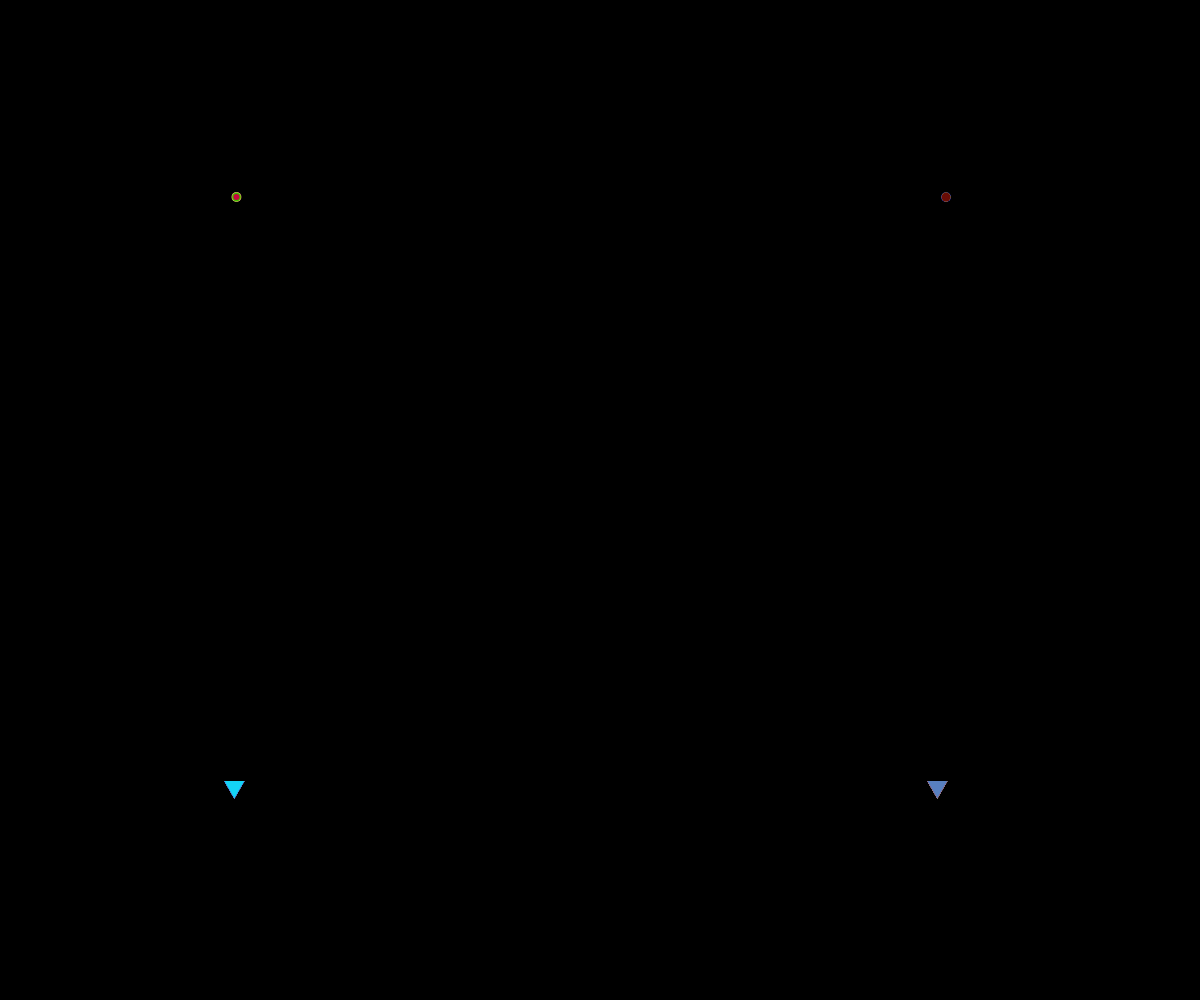
Frame 1 (no input)
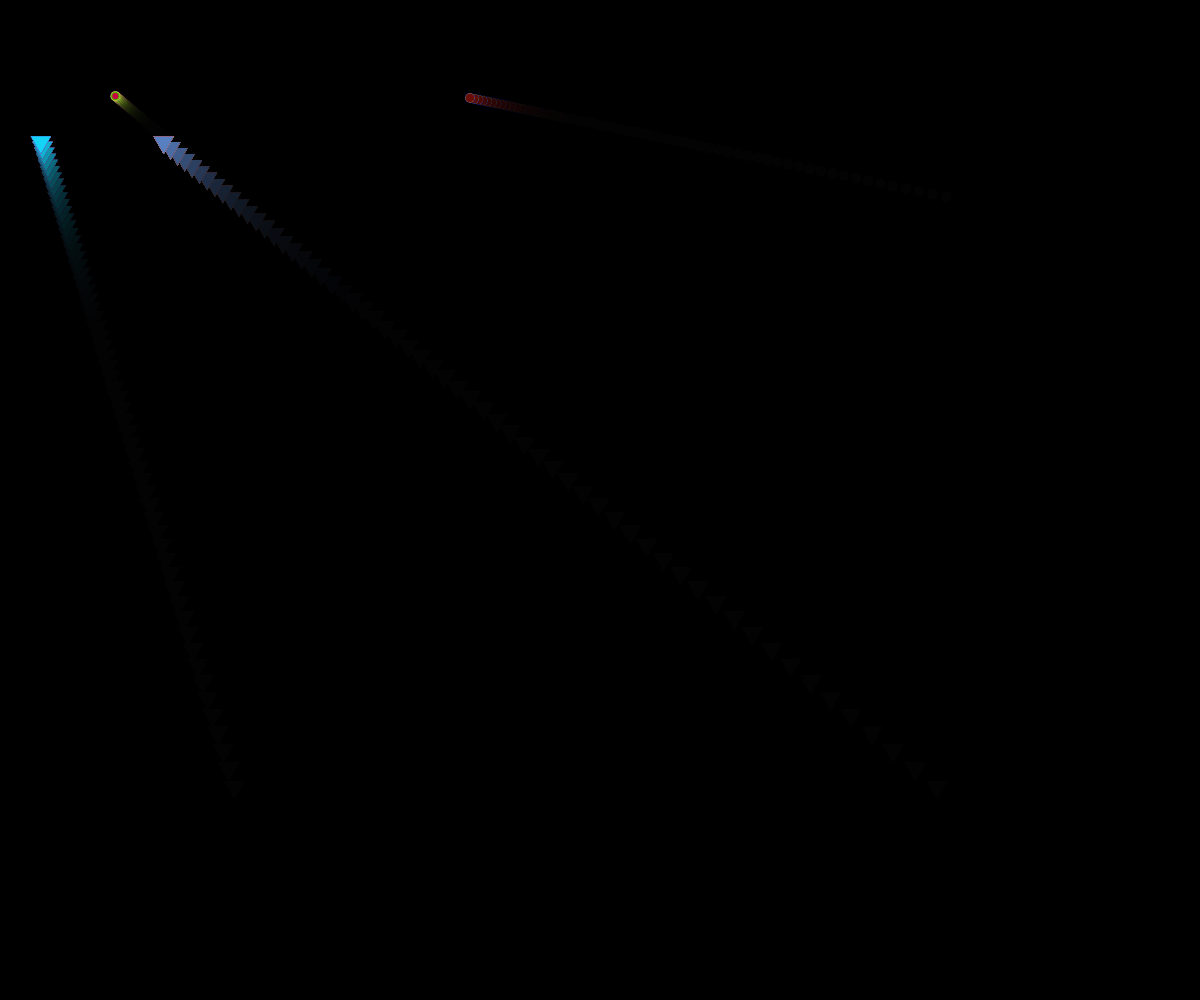
Frame 60 (no input)
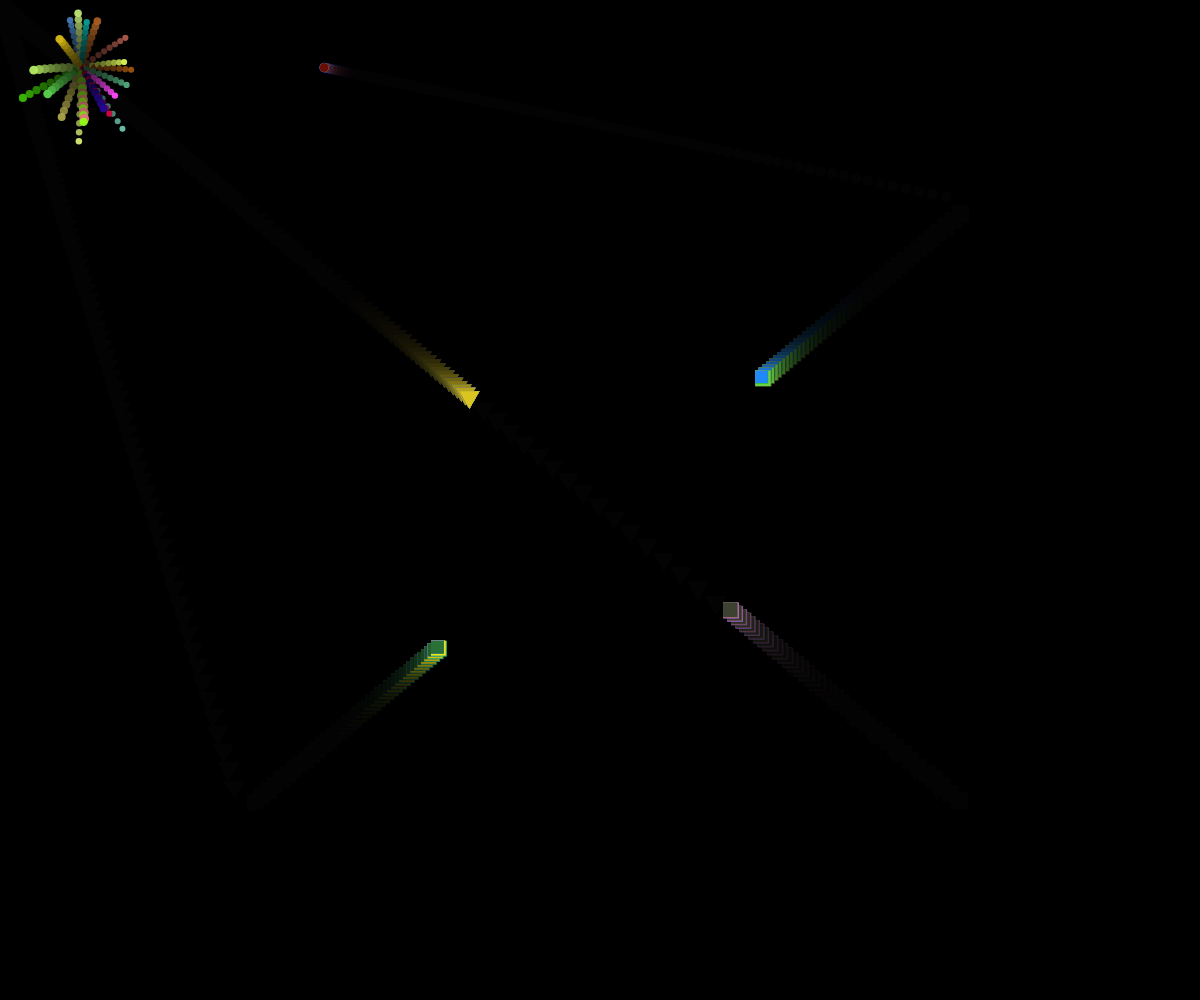
Frame 120 (the mouse pressed at the canvas centre since frame 60)

The p5.js sketch that drew these frames (run headless with seeded random() and noise() and a simulated clock; from frame 60 on, the mouse is pressed at the canvas centre):

// p5.js sketch
// ── sketch.js
const C_GRAVITY = 0.1;
let fSystems = [];
let center = false;

function setup() {
  createCanvas(windowWidth, windowHeight);
  background(0);

  fSystems.push(new FireworkSystem(width/5, height/5, 0, 80));
  fSystems.push(new FireworkSystem(width/5, height* 4/5, 0, 80));
  fSystems.push(new FireworkSystem(width * 4/5, height/5, 0, 80));
  fSystems.push(new FireworkSystem(width * 4/5, height * 4/5, 0, 80));
}

function draw() {
  background(0, 40);

  for (let i=0; i<fSystems.length; i++) {
    let fs = fSystems[i];
    fs.generate();
    fs.display();
    fs.limitParticles(500);
  }
}

function keyPressed(){
  if (key = ' '){
    if (center) {
      for (let i = fSystems.length - 1; i >= 0; i -- ){
        fSystems.splice(0,1);
      }
      fSystems.push(new FireworkSystem(width/5, height/5, 0, 80));
      fSystems.push(new FireworkSystem(width/5, height* 4/5, 0, 80));
      fSystems.push(new FireworkSystem(width * 4/5, height/5, 0, 80));
      fSystems.push(new FireworkSystem(width * 4/5, height * 4/5, 0, 80));
      center = false;
    }else{
      for (let i = fSystems.length - 1; i >= 0; i -- ){
        fSystems.splice(0,1);
      }
      fSystems.push(new FireworkSystem(width/2, height/2, 0, 30));
      fSystems.push(new FireworkSystem(width/2, height/2, PI, 30));
      center = true;
    }
  }
}



class Particle {
  constructor(_pos) {
    this.pos = _pos.copy();
    this.vel = createVector();
    this.acc = createVector();
    this.mass = random(3, 5);
    this.rad = this.mass;
    this.r = random(255);
    this.g = random(255);
    this.b = random(255);
    this.isExploded = false;

    this.lifespan = 1.0; // 100%
    this.lifeReduction = random(0.001, 0.007);
    this.isDone = false;
  }

  setVelocity( _vel ) {
    this.vel = _vel.copy();
    return this;
  }

  update() {
    // pos
    this.vel.add(this.acc);
    this.pos.add(this.vel);
    this.acc.mult(0);

    // size
    this.rad = this.mass;
  }

  applyForce(f) {
    let force = f.copy();
    force.div(this.mass);
    this.acc.add( force );
  }

  updateLifespan() {
    this.lifespan -= this.lifeReduction;
    if (this.lifespan <= 0.0) {
      this.lifespan = 0.0;
      this.isDone = true;
    }
  }

  slowDown() {
    this.vel.mult(0.98);
  }

  display() {}

  explode(){
    let angle = random(TAU);
    this.vel = p5.Vector.fromAngle(angle);
    this.vel.mult(random(5, 10));
    this.isExploded = true;
  }

}

class Circle_Fire extends Particle{
  constructor(_pos){
    super(_pos);
  }

  updateRotation(){}

  display(){
    push();
    translate(this.pos.x, this.pos.y);
    scale(this.lifespan);
    // fill(255);
    fill(this.r, this.g, this.b, 255 * this.lifespan);
    noStroke();
    ellipse(0,0, this.rad * 2, this.rad * 2);
    pop();
  }

}

class Rect_Fire extends Particle{
  constructor(_pos, _anglev){
    super(_pos);
    this.mass = random(5, 8);
    this.rad = this.mass;
    this.lifeReduction = random(0.007, 0.01);
    this.angle = 0;
    this.angleVel = _anglev;
  }

  updateRotation() {
    this.angle += this.angleVel;
  }

  display() {
    push();
    translate(this.pos.x, this.pos.y);
    if (this.isExploded){
      rotate(this.angle);
    }
    fill(this.r, this.g, this.b, 255 * this.lifespan);
    scale(this.lifespan);
    noStroke();
    rect(0, 0, this.rad*2, this.rad*2);
    pop();
  }

  explode(){
    let ran = random(1);
    let angle;
    if (ran < 0.25){
      angle = TAU / 4 - PI / 4;
    }else if (ran >= 0.25 && ran < 0.5){
      angle = TAU / 2 - PI / 4;
    }else if (ran >= 0.5 && ran < 0.75){
      angle = TAU * 3 / 4 - PI / 4;
    }else{
      angle = TAU - PI / 4;
    }
    this.vel = p5.Vector.fromAngle(angle);
    this.vel.mult(random(5, 10));
    this.isExploded = true;
  }

}

class Tri_Fire extends Particle{
  constructor(_pos, _anglev){
    super(_pos);
    this.mass = random(5, 8);
    this.rad = this.mass;
    this.angle = 0;
    this.angleVel = _anglev;
  }

  updateRotation() {
    this.angle += this.angleVel;
  }

  display() {
    push();
    translate(this.pos.x, this.pos.y);
    if (this.isExploded){
      rotate(this.angle);
    }
    fill(this.r, this.g, this.b, 255 * this.lifespan);
    scale(this.lifespan);
    noStroke();
    triangle(10, 0, -10, 0, 0, 17.5);
    pop();
  }

  explode(){
    let ran = random(1);
    let angle;
    if (ran < 0.33){
      angle = TAU / 3 - PI / 6;
    }else if (ran > 0.66){
      angle = TAU * 2 / 3 - PI / 6;
    }else{
      angle = TAU - PI / 6;
    }
    this.vel = p5.Vector.fromAngle(angle);
    this.vel.mult(random(5, 10));
    this.isExploded = true;
  }

}

class FireworkSystem {
  constructor(x, y, angle_setoff, max) {
    this.pos = new p5.Vector(x, y);
    this.particles = [];
    this.count = 0;
    this.angle_setoff = angle_setoff;
    this.max = max;
  }

  generate() {
    if (this.count == 0){
      let ran = random(1);
      let angle = atan2(mouseY - this.pos.y, mouseX - this.pos.x) + this.angle_setoff;
      let v = new p5.Vector.fromAngle(angle);
      let dis = dist(mouseX, mouseY, this.pos.x, this.pos.y);
      v.mult(random( dis / 2, dis) / 40);
      if (ran > 0.66){
        for (let i = 0; i < 20; i ++){
          let c = new Circle_Fire( new p5.Vector(0, 0) );
          c.setVelocity( v );
          this.particles.push( c );
        }
      }else if (ran < 0.33){
        let anglev = random(-0.25,0.25);
        for (let i = 0; i < 20; i ++){
          let r = new Rect_Fire( new p5.Vector(0, 0), anglev );
          r.setVelocity( v );
          this.particles.push( r );
        }
      }else{
        let anglev = random(-0.25,0.25);
        for (let i = 0; i < 20; i ++){
          let t = new Tri_Fire( new p5.Vector(0, 0), anglev );
          t.setVelocity( v );
          this.particles.push( t );
        }
      }
      this.count ++;
    }else{
      this.count ++;
      if (this.count > this.max){
        this.count = 0;
      }
    }
  }

  limitParticles( num ) {
    // reduce the number of particles if it's done
    for (let i = this.particles.length-1; i >= 0; i--) {
      let p = this.particles[i];
      if (p.isDone) {
        this.particles.splice(i, 1);
      }
    }
    // limit the number of the particles
    while (this.particles.length > num) {
      this.particles.splice(0, 1);
    }
  }

  display() {
    push();
    translate(this.pos.x, this.pos.y);

    // update and display
    noStroke();

    for (let i = 0; i < this.particles.length; i++) {
      let p = this.particles[i];
      p.slowDown();
      p.update();
      p.updateRotation();
      p.display();

      if (p.vel.mag() < 0.5){
        if (p.isExploded == false){
          p.explode();
        }
      }

      if (p.isExploded){
        p.updateLifespan();
        // gravity
        let gravity = createVector(0, C_GRAVITY * p.mass);
        p.applyForce( gravity );
      }
    }
    pop();
  }

}
